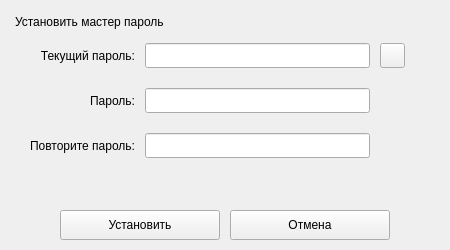
<?xml version="1.0" encoding="UTF-8"?>
<ui version="4.0">
 <class>set_master_popup_widget</class>
 <widget class="QWidget" name="set_master_popup_widget">
  <property name="geometry">
   <rect>
    <x>0</x>
    <y>0</y>
    <width>450</width>
    <height>250</height>
   </rect>
  </property>
  <layout class="QVBoxLayout" name="set_master_popup_layout">
   <property name="spacing">
    <number>10</number>
   </property>
   <property name="leftMargin">
    <number>15</number>
   </property>
   <property name="topMargin">
    <number>15</number>
   </property>
   <property name="rightMargin">
    <number>15</number>
   </property>
   <property name="bottomMargin">
    <number>10</number>
   </property>
   <item>
    <widget class="QLabel" name="title_label">
     <property name="text">
      <string>Установить мастер пароль</string>
     </property>
     <property name="alignment">
      <set>Qt::AlignLeading|Qt::AlignLeft|Qt::AlignTop</set>
     </property>
    </widget>
   </item>
   <item>
    <layout class="QGridLayout" name="password_content_layout">
     <property name="leftMargin">
      <number>15</number>
     </property>
     <property name="rightMargin">
      <number>30</number>
     </property>
     <property name="bottomMargin">
      <number>15</number>
     </property>
     <property name="horizontalSpacing">
      <number>10</number>
     </property>
     <property name="verticalSpacing">
      <number>20</number>
     </property>
     <item row="2" column="0">
      <widget class="QLabel" name="repeat_password_label">
       <property name="text">
        <string>Повторите пароль:</string>
       </property>
       <property name="alignment">
        <set>Qt::AlignRight|Qt::AlignTrailing|Qt::AlignVCenter</set>
       </property>
      </widget>
     </item>
     <item row="1" column="1">
      <widget class="QLineEdit" name="password_line_edit">
       <property name="minimumSize">
        <size>
         <width>0</width>
         <height>25</height>
        </size>
       </property>
       <property name="maximumSize">
        <size>
         <width>16777215</width>
         <height>25</height>
        </size>
       </property>
       <property name="echoMode">
        <enum>QLineEdit::Password</enum>
       </property>
      </widget>
     </item>
     <item row="1" column="0">
      <widget class="QLabel" name="password_label">
       <property name="text">
        <string>Пароль:</string>
       </property>
       <property name="alignment">
        <set>Qt::AlignRight|Qt::AlignTrailing|Qt::AlignVCenter</set>
       </property>
      </widget>
     </item>
     <item row="2" column="1">
      <widget class="QLineEdit" name="repeat_password_line_edit">
       <property name="minimumSize">
        <size>
         <width>0</width>
         <height>25</height>
        </size>
       </property>
       <property name="maximumSize">
        <size>
         <width>16777215</width>
         <height>25</height>
        </size>
       </property>
       <property name="echoMode">
        <enum>QLineEdit::Password</enum>
       </property>
      </widget>
     </item>
     <item row="0" column="0">
      <widget class="QLabel" name="current_password_label">
       <property name="text">
        <string>Текущий пароль:</string>
       </property>
       <property name="alignment">
        <set>Qt::AlignRight|Qt::AlignTrailing|Qt::AlignVCenter</set>
       </property>
      </widget>
     </item>
     <item row="0" column="1">
      <widget class="QLineEdit" name="current_password_line_edit">
       <property name="minimumSize">
        <size>
         <width>0</width>
         <height>25</height>
        </size>
       </property>
       <property name="maximumSize">
        <size>
         <width>16777215</width>
         <height>25</height>
        </size>
       </property>
       <property name="echoMode">
        <enum>QLineEdit::Password</enum>
       </property>
      </widget>
     </item>
     <item row="0" column="2">
      <widget class="QPushButton" name="show_button">
       <property name="sizePolicy">
        <sizepolicy hsizetype="Fixed" vsizetype="Fixed">
         <horstretch>0</horstretch>
         <verstretch>0</verstretch>
        </sizepolicy>
       </property>
       <property name="minimumSize">
        <size>
         <width>25</width>
         <height>25</height>
        </size>
       </property>
       <property name="maximumSize">
        <size>
         <width>25</width>
         <height>25</height>
        </size>
       </property>
       <property name="cursor">
        <cursorShape>PointingHandCursor</cursorShape>
       </property>
       <property name="focusPolicy">
        <enum>Qt::TabFocus</enum>
       </property>
       <property name="text">
        <string/>
       </property>
      </widget>
     </item>
    </layout>
   </item>
   <item>
    <widget class="QLabel" name="error_label">
     <property name="text">
      <string>&lt;error&gt;</string>
     </property>
    </widget>
   </item>
   <item>
    <layout class="QHBoxLayout" name="buttons_layout">
     <property name="spacing">
      <number>10</number>
     </property>
     <property name="leftMargin">
      <number>45</number>
     </property>
     <property name="rightMargin">
      <number>45</number>
     </property>
     <item>
      <widget class="QPushButton" name="set_button">
       <property name="minimumSize">
        <size>
         <width>0</width>
         <height>30</height>
        </size>
       </property>
       <property name="cursor">
        <cursorShape>PointingHandCursor</cursorShape>
       </property>
       <property name="text">
        <string>Установить</string>
       </property>
      </widget>
     </item>
     <item>
      <widget class="QPushButton" name="cancel_button">
       <property name="minimumSize">
        <size>
         <width>0</width>
         <height>30</height>
        </size>
       </property>
       <property name="cursor">
        <cursorShape>PointingHandCursor</cursorShape>
       </property>
       <property name="text">
        <string>Отмена</string>
       </property>
      </widget>
     </item>
    </layout>
   </item>
  </layout>
 </widget>
 <resources/>
 <connections/>
</ui>
